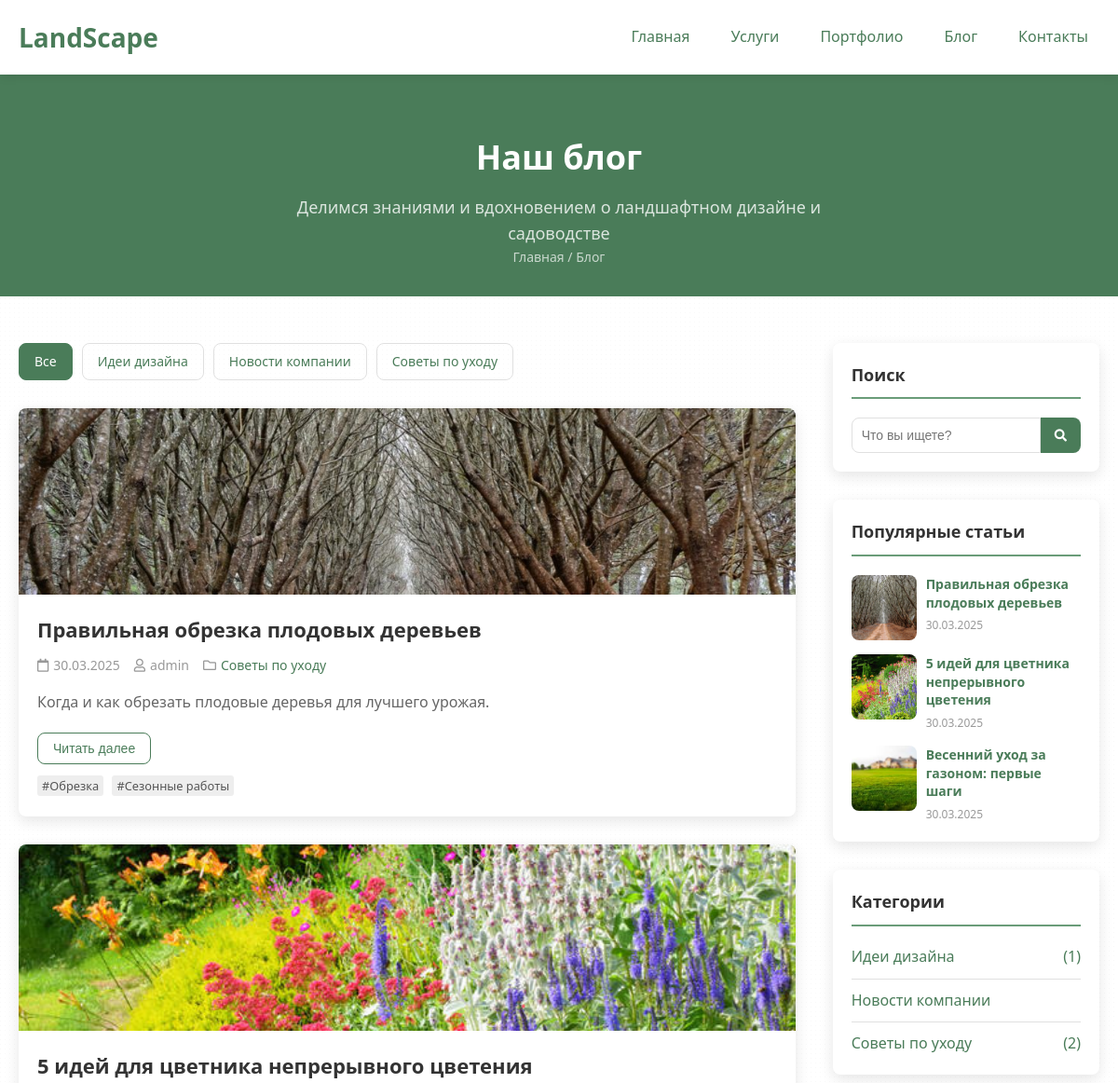
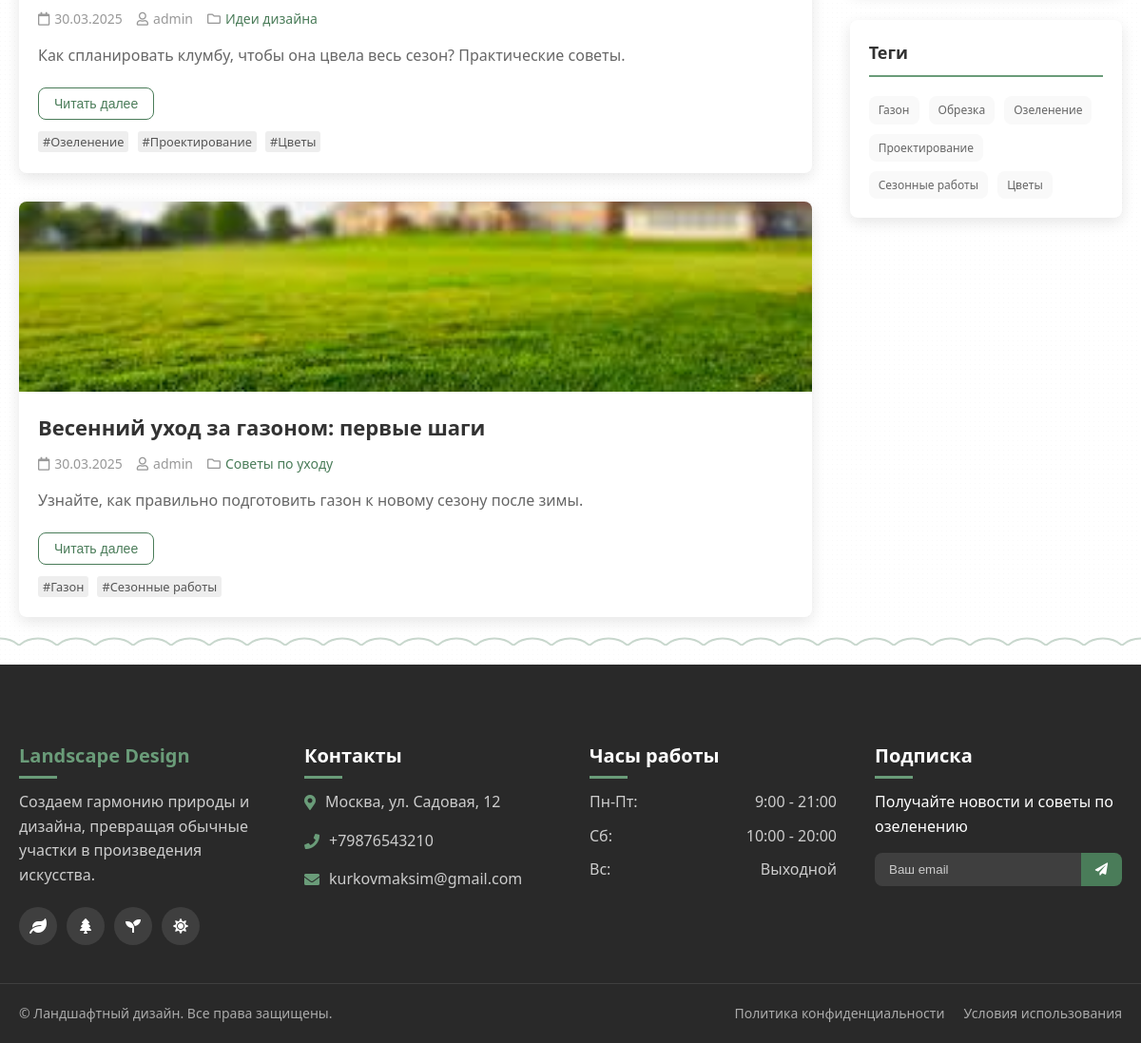
Screenshot of /blog/ with the database file from the repository (2 pictures, top to bottom).
### landscape_design_app/models.py (models this page shows, shortened)
class BlogCategory(models.Model):
    name = models.CharField(max_length=100, verbose_name="Название категории")
    slug = models.SlugField(unique=True, verbose_name="URL slug", help_text="Уникальная строка для URL (генерируется автоматически, если пусто)")
    description = models.TextField(verbose_name="Описание", blank=True)
    class Meta:
        verbose_name = "Категория блога"
        verbose_name_plural = "Категории блога"
        ordering = ['name']

class BlogPost(models.Model):
    title = models.CharField(max_length=200, verbose_name="Заголовок")
    content = models.TextField(verbose_name="Содержимое")
    preview = models.TextField(verbose_name="Краткое описание", blank=True)
    image = models.ImageField(upload_to='blog/', verbose_name="Изображение", blank=True, null=True)
    category = models.ForeignKey(
        BlogCategory,
        on_delete=models.SET_NULL,
        null=True,
        blank=True,
        related_name='posts',
        verbose_name="Категория"
    )
    tags = models.ManyToManyField(
        BlogTag,
        related_name='posts',
        blank=True,
        verbose_name="Теги"
    )
    author = models.ForeignKey(
        User,
        on_delete=models.SET_NULL,
        null=True,
        blank=True,
        related_name='blog_posts',
        verbose_name="Автор"
    )
    created_at = models.DateTimeField(auto_now_add=True, verbose_name="Дата создания")
    updated_at = models.DateTimeField(auto_now=True, verbose_name="Дата обновления")
    is_published = models.BooleanField(default=True, verbose_name="Опубликовано")
    class Meta:
        verbose_name = "Запись блога"
        verbose_name_plural = "Записи блога"
        ordering = ['-created_at']

class BlogTag(models.Model):
    name = models.CharField(max_length=50, unique=True, verbose_name="Название тега")
    slug = models.SlugField(unique=True, verbose_name="URL slug", help_text="Уникальная строка для URL (генерируется автоматически, если пусто)")
    class Meta:
        verbose_name = "Тег блога"
        verbose_name_plural = "Теги блога"
        ordering = ['name']

### landscape_design_app/views.py (the view)
# urls.py: path('blog/', views.blog, name='blog'),
def blog(request):
    posts_list = BlogPost.objects.filter(is_published=True).select_related('author', 'category').prefetch_related('tags')
    selected_category_slug = request.GET.get('category')
    selected_tag_slug = request.GET.get('tag')
    search_query = request.GET.get('q')
    if selected_category_slug:
        posts_list = posts_list.filter(category__slug=selected_category_slug)
    if selected_tag_slug:
        posts_list = posts_list.filter(tags__slug=selected_tag_slug)
    if search_query:
        posts_list = posts_list.filter(
            Q(title__icontains=search_query) |
            Q(content__icontains=search_query) |
            Q(preview__icontains=search_query)
        ).distinct()
    paginator = Paginator(posts_list, 6)
    page_number = request.GET.get('page')
    try:
        page_obj = paginator.page(page_number)
    except PageNotAnInteger:
        page_obj = paginator.page(1)
    except EmptyPage:
        page_obj = paginator.page(paginator.num_pages)
    all_categories = BlogCategory.objects.annotate(
        posts_count=Count('posts', filter=Q(posts__is_published=True))
    )
    all_tags = BlogTag.objects.annotate(
        posts_count=Count('posts', filter=Q(posts__is_published=True))
    )
    popular_posts = BlogPost.objects.filter(is_published=True).order_by('-created_at')[:3]
    context = {
        'page_obj': page_obj,
        'blog_categories': all_categories,
        'blog_tags': all_tags,
        'popular_posts': popular_posts,
        'selected_category': selected_category_slug,
        'selected_tag': selected_tag_slug,
        'search_query': search_query,
    }
    return render(request, 'blog.html', context)

### templates/blog.html (shortened to what this page needs)
{% extends 'base.html' %}
{% load static %}
{% block content %}
<main>
    <div class="page-header blog-page-header">
        <h1>Наш блог</h1>
        {% if search_query %}
            <p>Результаты поиска по запросу: "{{ search_query }}"</p>
        {% elif selected_category %}
            <p>Записи в категории: {{ page_obj.object_list.first.category.name|default:selected_category }}</p>
        {% elif selected_tag %}
            <p>Записи с тегом: {{ page_obj.object_list.first.tags.first.name|default:selected_tag }}</p>
        {% else %}
            <p>Делимся знаниями и вдохновением о ландшафтном дизайне и садоводстве</p>
        {% endif %}
        <div class="breadcrumbs">
            <a href="{% url 'index' %}">Главная</a> / <span>Блог</span>
        </div>
    </div>
    <div class="container">
        <div class="blog-layout">
            <div class="blog-main">
                <div class="blog-categories">
                    <a href="{% url 'blog' %}" class="blog-category {% if not selected_category and not selected_tag %}active{% endif %}">Все</a>
                    {% for category in blog_categories %}
                        <a href="?category={{ category.slug }}" class="blog-category {% if selected_category == category.slug %}active{% endif %}" data-category="{{ category.slug }}">{{ category.name }}</a>
                    {% empty %}
                         <p>Нет категорий для отображения.</p>
                    {% endfor %}
                </div>
                <div class="blog-posts">
                    {% for post in page_obj %}
                    <div class="blog-post" {% if post.category %}data-category="{{ post.category.slug }}"{% endif %}>
                        <div class="blog-post-image">
                            {% if post.image %}
                                <img src="{{ post.image.url }}" alt="{{ post.title }}">
                            {% endif %}
                        </div>
                        <div class="blog-post-content">
                            <h2>{{ post.title }}</h2>
                            <div class="blog-post-meta">
                                <div><i class="far fa-calendar"></i> {{ post.created_at|date:"d.m.Y" }}</div>
                                {% if post.author %}
                                    <div><i class="far fa-user"></i> {{ post.author.get_full_name|default:post.author.username }}</div>
                                {% endif %}
                                {% if post.category %}
                                    <div><i class="far fa-folder"></i> <a href="?category={{ post.category.slug }}">{{ post.category.name }}</a></div>
                                {% endif %}
                            </div>
                            <p class="blog-post-excerpt">{{ post.preview|truncatewords:30 }}</p>
                            <button class="read-more-btn" onclick="openBlogModal('{{ post.id }}')">Читать далее</button>
                             <div class="blog-post-tags" style="margin-top: 10px;">
                                {% for tag in post.tags.all %}
                                    <a href="?tag={{ tag.slug }}" class="tag-link" style="font-size: 0.8em; background-color: #eee; padding: 2px 5px; border-radius: 3px; margin-right: 5px; text-decoration: none; color: #555;">#{{ tag.name }}</a>
                                {% endfor %}
                            </div>
                        </div>
                    </div>
                    {% empty %}
                        <p>Записей, соответствующих вашему запросу, не найдено.</p>
                    {% endfor %}
                </div>
            </div>
             <div class="blog-sidebar">
                <div class="sidebar-widget">
                    <h3>Поиск</h3>
                    <form class="search-form" action="{% url 'blog' %}" method="get">
                        <input type="text" name="q" placeholder="Что вы ищете?" value="{{ search_query|default:'' }}">
                        <button type="submit"><i class="fas fa-search"></i></button>
                    </form>
                </div>
                <div class="sidebar-widget">
                    <h3>Популярные статьи</h3>
                     <div class="popular-posts">
                         {% for popular_post in popular_posts %}
                         <div class="popular-post">
                             <div class="popular-post-image">
                                 {% if popular_post.image %}
                                     <a href="#"><img src="{{ popular_post.image.url }}" alt="{{ popular_post.title }}"></a>
                                 {% endif %}
                             </div>
                             <div class="popular-post-content">
                                 <h4><a href="#">{{ popular_post.title }}</a></h4>
                                 <div class="popular-post-date">{{ popular_post.created_at|date:"d.m.Y" }}</div>
                             </div>
                         </div>
                         {% empty %}
                              <p>Нет популярных статей.</p>
                         {% endfor %}
                     </div>
                 </div>
                 <div class="sidebar-widget">
                     <h3>Категории</h3>
                     <ul class="categories-list">
                         {% for category in blog_categories %}
                              <li>
                                 <a href="?category={{ category.slug }}" class="{% if selected_category == category.slug %}active{% endif %}">
                                     {{ category.name }}
                                     {% if category.posts_count > 0 %}<span>({{ category.posts_count }})</span>{% endif %}
                                 </a>
                             </li>
                         {% empty %}
                             <li>Нет категорий.</li>
                         {% endfor %}
                     </ul>
                 </div>
                 <div class="sidebar-widget">
                     <h3>Теги</h3>
                     <div class="tags-cloud">
                         {% for tag in blog_tags %}
                             <a href="?tag={{ tag.slug }}" class="tag {% if selected_tag == tag.slug %}active{% endif %}">
                                 {{ tag.name }}
                            </a>
                         {% empty %}
                              <p>Нет тегов для отображения.</p>
                         {% endfor %}
                     </div>
                 </div>
             </div>
        </div>
    </div>
</main>
{% endblock %}

### rows the page displays
BlogCategory: name "Идеи дизайна", posts_count "1"
BlogCategory: name "Новости компании"
BlogCategory: name "Советы по уходу", posts_count "2"
BlogPost: image (picture), title "Правильная обрезка плодовых деревьев", created_at "30.03.2025", author.get_full_name "admin", category.name "Советы по уходу", preview "Когда и как обрезать плодовые деревья для лучшего урожая."
BlogTag: name "Обрезка"
BlogTag: name "Сезонные работы"
BlogPost: image (picture), title "5 идей для цветника непрерывного цветения", created_at "30.03.2025", author.get_full_name "admin", category.name "Идеи дизайна", preview "Как спланировать клумбу, чтобы она цвела весь сезон? Практические советы."
BlogTag: name "Озеленение"
BlogTag: name "Проектирование"
BlogTag: name "Цветы"
BlogPost: image (picture), title "Весенний уход за газоном: первые шаги", created_at "30.03.2025", author.get_full_name "admin", category.name "Советы по уходу", preview "Узнайте, как правильно подготовить газон к новому сезону после зимы."
BlogTag: name "Газон"
